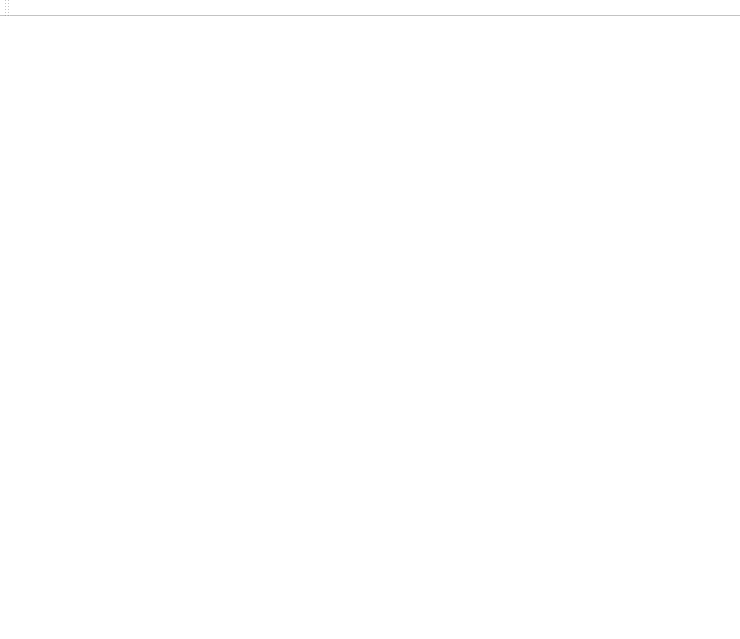
<?xml version="1.0" encoding="UTF-8"?>
<ui version="4.0">
 <class>MainWindow</class>
 <widget class="QMainWindow" name="MainWindow">
  <property name="geometry">
   <rect>
    <x>0</x>
    <y>0</y>
    <width>740</width>
    <height>639</height>
   </rect>
  </property>
  <property name="windowTitle">
   <string>MainWindow</string>
  </property>
  <property name="styleSheet">
   <string notr="true">background-color: rgb(255, 255, 255);</string>
  </property>
  <widget class="QWidget" name="centralWidget">
   <layout class="QHBoxLayout" name="horizontalLayout"/>
  </widget>
  <widget class="QMenuBar" name="menuBar">
   <property name="enabled">
    <bool>true</bool>
   </property>
   <property name="geometry">
    <rect>
     <x>0</x>
     <y>0</y>
     <width>740</width>
     <height>26</height>
    </rect>
   </property>
  </widget>
  <widget class="QToolBar" name="mainToolBar">
   <attribute name="toolBarArea">
    <enum>TopToolBarArea</enum>
   </attribute>
   <attribute name="toolBarBreak">
    <bool>false</bool>
   </attribute>
  </widget>
  <widget class="QStatusBar" name="statusBar"/>
 </widget>
 <layoutdefault spacing="6" margin="11"/>
 <resources/>
 <connections/>
</ui>
